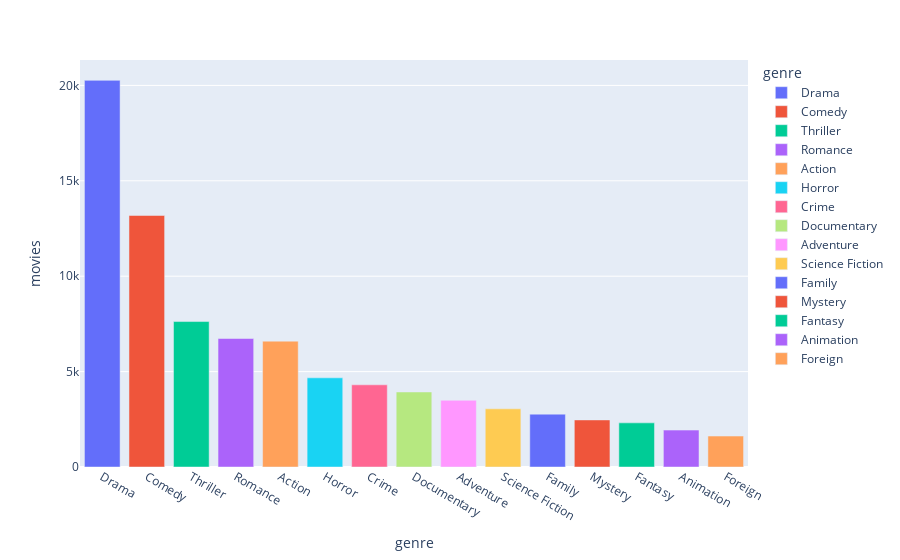

Notebook cell for this chart:
### Code cell
plt.figure(figsize=(18,8))
fig = px.bar(pop_gen.head(15), x='genre', y='movies', color='genre')
fig.show()

### Figure 1 — Plotly figure (JSON) as saved in the notebook; plotly's stock layout.template omitted (floating-point values rounded to 4 significant figures)
{"data": [{"alignmentgroup": "True", "hovertemplate": "genre=%{x}<br>movies=%{y}<extra></extra>", "legendgroup": "Drama", "marker": {"color": "#636efa"}, "name": "Drama", "offsetgroup": "Drama", "orientation": "v", "showlegend": true, "textposition": "auto", "type": "bar", "x": ["Drama"], "xaxis": "x", "y": [20265], "yaxis": "y"}, {"alignmentgroup": "True", "hovertemplate": "genre=%{x}<br>movies=%{y}<extra></extra>", "legendgroup": "Comedy", "marker": {"color": "#EF553B"}, "name": "Comedy", "offsetgroup": "Comedy", "orientation": "v", "showlegend": true, "textposition": "auto", "type": "bar", "x": ["Comedy"], "xaxis": "x", "y": [13182], "yaxis": "y"}, {"alignmentgroup": "True", "hovertemplate": "genre=%{x}<br>movies=%{y}<extra></extra>", "legendgroup": "Thriller", "marker": {"color": "#00cc96"}, "name": "Thriller", "offsetgroup": "Thriller", "orientation": "v", "showlegend": true, "textposition": "auto", "type": "bar", "x": ["Thriller"], "xaxis": "x", "y": [7624], "yaxis": "y"}, {"alignmentgroup": "True", "hovertemplate": "genre=%{x}<br>movies=%{y}<extra></extra>", "legendgroup": "Romance", "marker": {"color": "#ab63fa"}, "name": "Romance", "offsetgroup": "Romance", "orientation": "v", "showlegend": true, "textposition": "auto", "type": "bar", "x": ["Romance"], "xaxis": "x", "y": [6735], "yaxis": "y"}, {"alignmentgroup": "True", "hovertemplate": "genre=%{x}<br>movies=%{y}<extra></extra>", "legendgroup": "Action", "marker": {"color": "#FFA15A"}, "name": "Action", "offsetgroup": "Action", "orientation": "v", "showlegend": true, "textposition": "auto", "type": "bar", "x": ["Action"], "xaxis": "x", "y": [6596], "yaxis": "y"}, {"alignmentgroup": "True", "hovertemplate": "genre=%{x}<br>movies=%{y}<extra></extra>", "legendgroup": "Horror", "marker": {"color": "#19d3f3"}, "name": "Horror", "offsetgroup": "Horror", "orientation": "v", "showlegend": true, "textposition": "auto", "type": "bar", "x": ["Horror"], "xaxis": "x", "y": [4673], "yaxis": "y"}, {"alignmentgroup": "True", "hovertemplate": "genre=%{x}<br>movies=%{y}<extra></extra>", "legendgroup": "Crime", "marker": {"color": "#FF6692"}, "name": "Crime", "offsetgroup": "Crime", "orientation": "v", "showlegend": true, "textposition": "auto", "type": "bar", "x": ["Crime"], "xaxis": "x", "y": [4307], "yaxis": "y"}, {"alignmentgroup": "True", "hovertemplate": "genre=%{x}<br>movies=%{y}<extra></extra>", "legendgroup": "Documentary", "marker": {"color": "#B6E880"}, "name": "Documentary", "offsetgroup": "Documentary", "orientation": "v", "showlegend": true, "textposition": "auto", "type": "bar", "x": ["Documentary"], "xaxis": "x", "y": [3932], "yaxis": "y"}, {"alignmentgroup": "True", "hovertemplate": "genre=%{x}<br>movies=%{y}<extra></extra>", "legendgroup": "Adventure", "marker": {"color": "#FF97FF"}, "name": "Adventure", "offsetgroup": "Adventure", "orientation": "v", "showlegend": true, "textposition": "auto", "type": "bar", "x": ["Adventure"], "xaxis": "x", "y": [3496], "yaxis": "y"}, {"alignmentgroup": "True", "hovertemplate": "genre=%{x}<br>movies=%{y}<extra></extra>", "legendgroup": "Science Fiction", "marker": {"color": "#FECB52"}, "name": "Science Fiction", "offsetgroup": "Science Fiction", "orientation": "v", "showlegend": true, "textposition": "auto", "type": "bar", "x": ["Science Fiction"], "xaxis": "x", "y": [3049], "yaxis": "y"}, {"alignmentgroup": "True", "hovertemplate": "genre=%{x}<br>movies=%{y}<extra></extra>", "legendgroup": "Family", "marker": {"color": "#636efa"}, "name": "Family", "offsetgroup": "Family", "orientation": "v", "showlegend": true, "textposition": "auto", "type": "bar", "x": ["Family"], "xaxis": "x", "y": [2770], "yaxis": "y"}, {"alignmentgroup": "True", "hovertemplate": "genre=%{x}<br>movies=%{y}<extra></extra>", "legendgroup": "Mystery", "marker": {"color": "#EF553B"}, "name": "Mystery", "offsetgroup": "Mystery", "orientation": "v", "showlegend": true, "textposition": "auto", "type": "bar", "x": ["Mystery"], "xaxis": "x", "y": [2467], "yaxis": "y"}, {"alignmentgroup": "True", "hovertemplate": "genre=%{x}<br>movies=%{y}<extra></extra>", "legendgroup": "Fantasy", "marker": {"color": "#00cc96"}, "name": "Fantasy", "offsetgroup": "Fantasy", "orientation": "v", "showlegend": true, "textposition": "auto", "type": "bar", "x": ["Fantasy"], "xaxis": "x", "y": [2313], "yaxis": "y"}, {"alignmentgroup": "True", "hovertemplate": "genre=%{x}<br>movies=%{y}<extra></extra>", "legendgroup": "Animation", "marker": {"color": "#ab63fa"}, "name": "Animation", "offsetgroup": "Animation", "orientation": "v", "showlegend": true, "textposition": "auto", "type": "bar", "x": ["Animation"], "xaxis": "x", "y": [1935], "yaxis": "y"}, {"alignmentgroup": "True", "hovertemplate": "genre=%{x}<br>movies=%{y}<extra></extra>", "legendgroup": "Foreign", "marker": {"color": "#FFA15A"}, "name": "Foreign", "offsetgroup": "Foreign", "orientation": "v", "showlegend": true, "textposition": "auto", "type": "bar", "x": ["Foreign"], "xaxis": "x", "y": [1622], "yaxis": "y"}], "layout": {"barmode": "relative", "legend": {"title": {"text": "genre"}, "tracegroupgap": 0}, "margin": {"t": 60}, "xaxis": {"anchor": "y", "categoryarray": ["Drama", "Comedy", "Thriller", "Romance", "Action", "Horror", "Crime", "Documentary", "Adventure", "Science Fiction", "Family", "Mystery", "Fantasy", "Animation", "Foreign"], "categoryorder": "array", "domain": [0, 1], "title": {"text": "genre"}}, "yaxis": {"anchor": "x", "domain": [0, 1], "title": {"text": "movies"}}}}
